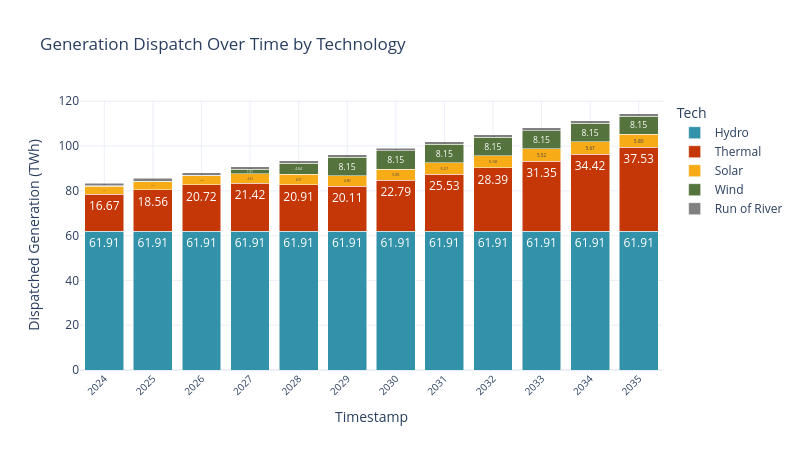

Notebook cell for this chart:
### Code cell
# Transform data
sce_sw = pd.read_csv(model_outputs_path+'/dispatch.csv')
sce_sw['year'] = sce_sw['timestamp'].str[:4]
sce_sw['Energy_TWh_typical_yr'] = sce_sw['Energy_GWh_typical_yr'] / 1000
sce_sw.rename(columns={'gen_tech': 'Tech'}, inplace=True)
sce_sw = sce_sw[sce_sw['timestamp'].str.contains('^2023') == False]
# Plot
sw.scenarios.dispatched_generation(sce_sw, 'year', 'Energy_TWh_typical_yr', 'Tech')

### Figure 1 — Plotly figure (JSON) as saved in the notebook; plotly's stock layout.template omitted (floating-point values rounded to 4 significant figures)
{"data": [{"alignmentgroup": "True", "hovertemplate": "Tech=Hydro<br>Year=%{x}<br>Dispatched Generation (MW)=%{text}<extra></extra>", "legendgroup": "Hydro", "marker": {"color": "#3292A9", "pattern": {"shape": ""}}, "name": "Hydro", "offsetgroup": "Hydro", "orientation": "v", "showlegend": true, "text": [61.91, 61.91, 61.91, 61.91, 61.91, 61.91, 61.91, 61.91, 61.91, 61.91, 61.91, 61.91], "textposition": "inside", "texttemplate": "%{text:.2f}", "type": "bar", "x": ["2024", "2025", "2026", "2027", "2028", "2029", "2030", "2031", "2032", "2033", "2034", "2035"], "xaxis": "x", "y": [61.91, 61.91, 61.91, 61.91, 61.91, 61.91, 61.91, 61.91, 61.91, 61.91, 61.91, 61.91], "yaxis": "y"}, {"alignmentgroup": "True", "hovertemplate": "Tech=Thermal<br>Year=%{x}<br>Dispatched Generation (MW)=%{text}<extra></extra>", "legendgroup": "Thermal", "marker": {"color": "#C53707", "pattern": {"shape": ""}}, "name": "Thermal", "offsetgroup": "Thermal", "orientation": "v", "showlegend": true, "text": [16.67, 18.56, 20.72, 21.42, 20.91, 20.11, 22.79, 25.53, 28.39, 31.35, 34.42, 37.53], "textposition": "inside", "texttemplate": "%{text:.2f}", "type": "bar", "x": ["2024", "2025", "2026", "2027", "2028", "2029", "2030", "2031", "2032", "2033", "2034", "2035"], "xaxis": "x", "y": [16.67, 18.56, 20.72, 21.42, 20.91, 20.11, 22.79, 25.53, 28.39, 31.35, 34.42, 37.53], "yaxis": "y"}, {"alignmentgroup": "True", "hovertemplate": "Tech=Solar<br>Year=%{x}<br>Dispatched Generation (MW)=%{text}<extra></extra>", "legendgroup": "Solar", "marker": {"color": "#F7AB17", "pattern": {"shape": ""}}, "name": "Solar", "offsetgroup": "Solar", "orientation": "v", "showlegend": true, "text": [3.485, 3.691, 4.093, 4.332, 4.571, 4.801, 5.004, 5.207, 5.377, 5.525, 5.674, 5.801], "textposition": "inside", "texttemplate": "%{text:.2f}", "type": "bar", "x": ["2024", "2025", "2026", "2027", "2028", "2029", "2030", "2031", "2032", "2033", "2034", "2035"], "xaxis": "x", "y": [3.485, 3.691, 4.093, 4.332, 4.571, 4.801, 5.004, 5.207, 5.377, 5.525, 5.674, 5.801], "yaxis": "y"}, {"alignmentgroup": "True", "hovertemplate": "Tech=Wind<br>Year=%{x}<br>Dispatched Generation (MW)=%{text}<extra></extra>", "legendgroup": "Wind", "marker": {"color": "#55733D", "pattern": {"shape": ""}}, "name": "Wind", "offsetgroup": "Wind", "orientation": "v", "showlegend": true, "text": [0.2143, 0.2143, 0.2143, 1.912, 4.843, 8.149, 8.149, 8.149, 8.149, 8.149, 8.149, 8.149], "textposition": "inside", "texttemplate": "%{text:.2f}", "type": "bar", "x": ["2024", "2025", "2026", "2027", "2028", "2029", "2030", "2031", "2032", "2033", "2034", "2035"], "xaxis": "x", "y": [0.2143, 0.2143, 0.2143, 1.912, 4.843, 8.149, 8.149, 8.149, 8.149, 8.149, 8.149, 8.149], "yaxis": "y"}, {"alignmentgroup": "True", "hovertemplate": "Tech=Run of River<br>Year=%{x}<br>Dispatched Generation (MW)=%{text}<extra></extra>", "legendgroup": "Run of River", "marker": {"color": "#808080", "pattern": {"shape": ""}}, "name": "Run of River", "offsetgroup": "Run of River", "orientation": "v", "showlegend": true, "text": [1.15, 1.15, 1.15, 1.15, 1.15, 1.15, 1.15, 1.15, 1.15, 1.15, 1.15, 1.15], "textposition": "inside", "texttemplate": "%{text:.2f}", "type": "bar", "x": ["2024", "2025", "2026", "2027", "2028", "2029", "2030", "2031", "2032", "2033", "2034", "2035"], "xaxis": "x", "y": [1.15, 1.15, 1.15, 1.15, 1.15, 1.15, 1.15, 1.15, 1.15, 1.15, 1.15, 1.15], "yaxis": "y"}], "layout": {"barmode": "stack", "height": 450, "legend": {"title": {"text": "Tech"}, "tracegroupgap": 0}, "title": {"text": "Generation Dispatch Over Time by Technology"}, "width": 800, "xaxis": {"anchor": "y", "domain": [0, 1], "showgrid": true, "tickangle": -45, "tickfont": {"size": 10}, "tickvals": ["2024", "2025", "2026", "2027", "2028", "2029", "2030", "2031", "2032", "2033", "2034", "2035"], "title": {"text": "Timestamp"}}, "yaxis": {"anchor": "x", "domain": [0, 1], "title": {"text": "Dispatched Generation (TWh)"}}}}
